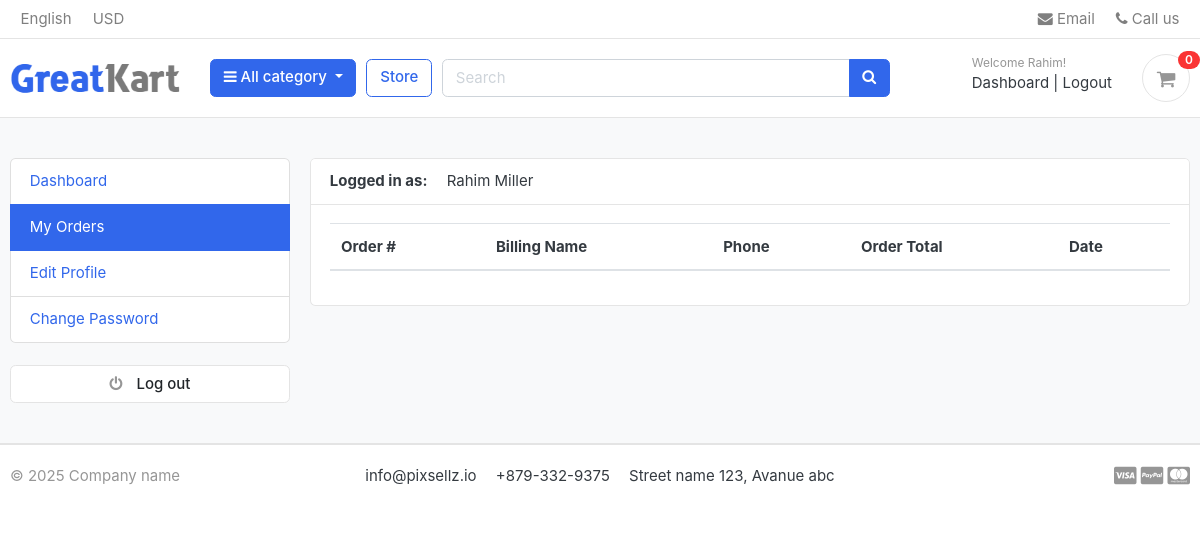
The app's page /accounts/my_orders/ (signed in), older data.
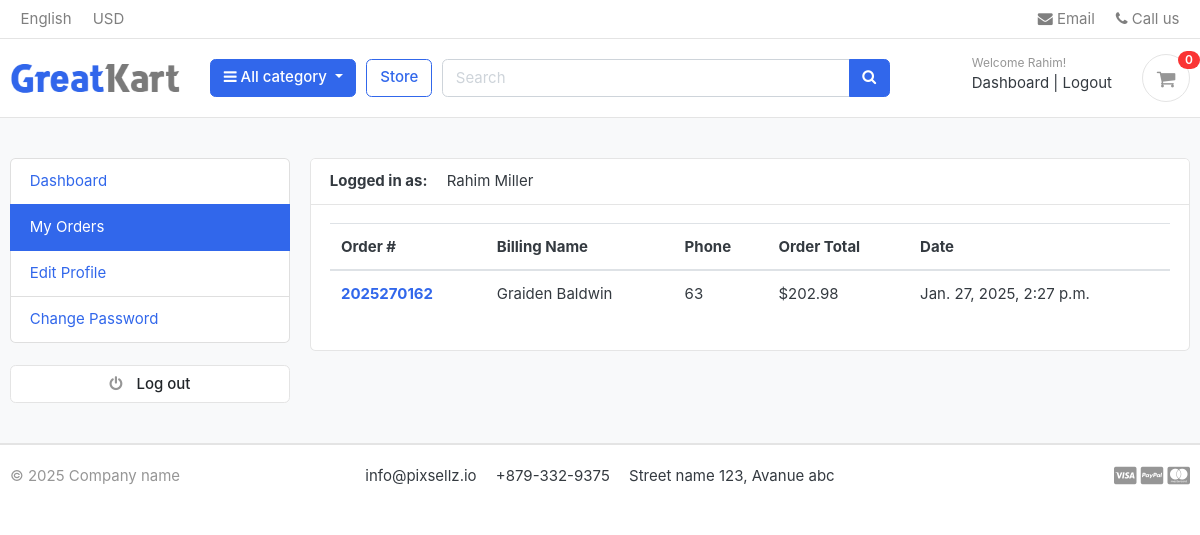
The same page, newer data.
### orders/models.py (models this page shows, shortened)
class Order(models.Model):
    STATUS = (
        ('New', 'New'),
        ('Accepted', 'Accepted'),
        ('Completed', 'Completed'),
        ('Cancelled', 'Cancelled'),
    )
    user = models.ForeignKey(Account, on_delete=models.SET_NULL, null=True)
    payment = models.ForeignKey(Payment, on_delete=models.SET_NULL, blank=True, null=True)
    order_number = models.CharField(max_length=50)
    first_name = models.CharField(max_length=50)
    last_name = models.CharField(max_length=50)
    phone = models.CharField(max_length=15)
    email = models.EmailField(max_length=50)
    address_line_1 = models.CharField(max_length=50)
    address_line_2 = models.CharField(max_length=50, blank=True)
    country = models.CharField(max_length=50)
    state = models.CharField(max_length=50)
    city = models.CharField(max_length=50)
    order_note = models.CharField(max_length=100, blank=True)
    order_total = models.FloatField()
    tax = models.FloatField()
    status = models.CharField(max_length=10, choices=STATUS, default='New')
    ip = models.CharField(blank=True, max_length=20)
    is_ordered = models.BooleanField(default=False)
    created_at = models.DateTimeField(default=datetime.now())
    updated_at = models.DateTimeField(default=datetime.now())
    def full_name(self):
        return f'{self.first_name} {self.last_name}'

### accounts/views.py (the view)
# urls.py: path('my_orders/', views.my_orders, name='my_orders'),
@login_required(login_url='login')
def my_orders(request):
    orders = Order.objects.filter(user=request.user, is_ordered=True).order_by('-created_at')
    context = {
        'orders': orders
    }
    return render(request, 'accounts/my_orders.html', context)

### accounts/models.py (called while the page is built)
    def full_name(self):
        return f'{self.first_name} {self.last_name}'

### carts/context_processors.py (called while the page is built)
def counter(request):
    cart_count = 0
    if 'admin' in request.path:
        return {}
    else:
        try:
            cart = Cart.objects.filter(cart_id=_cart_id(request))
            if request.user.is_authenticated:
                cart_items = CartItem.objects.all().filter(user=request.user)
            else:
                cart_items = CartItem.objects.all().filter(cart=cart[:1])
            for cart_item in cart_items:
                cart_count += cart_item.quantity
        except Cart.DoesNotExist:
            cart_count = 0
    return dict(cart_count=cart_count)

### carts/views.py (called while the page is built)
def _cart_id(request):
    cart = request.session.session_key
    if not cart:
        cart = request.session.create()
    return cart

### category/context_processors.py (called while the page is built)
def menu_links(request):
    links = Category.objects.all()
    return dict(links=links)

### category/models.py (called while the page is built)
    def get_url(self):
        return reverse('products_by_category', args=[self.slug])

### templates/accounts/my_orders.html (shortened to what this page needs)
{% extends 'base.html' %}
{% block content %}
<section class="section-conten padding-y bg">
    <div class="container">
        <div class="row">
        {% include 'includes/dashboard_sidebar.html' %}
        <main class="col-md-9">
            <article class="card">
            <header class="card-header">
                <strong class="d-inline-block mr-3">Logged in as: </strong>
                <span>{{ user.full_name }}</span>
            </header>
            <div class="card-body">
                <div class="row">
                    <div class="col-md-12">
                        <table class="table table-hover">
                            <thead>
                              <tr>
                                <th scope="col">Order #</th>
                                <th scope="col">Billing Name</th>
                                <th scope="col">Phone</th>
                                <th scope="col">Order Total</th>
                                <th scope="col">Date</th>
                              </tr>
                            </thead>
                            <tbody>
                              {% for order in orders %}
                              <tr>
                                <th scope="row"><a href="{% url 'order_detail' order.order_number %}">{{ order.order_number }}</a></th>
                                <td>{{ order.full_name }}</td>
                                <td>{{ order.phone }}</td>
                                <td>${{ order.order_total }}</td>
                                <td>{{ order.created_at }}</td>
                              </tr>
                              {% endfor %}
                            </tbody>
                          </table>
                    </div>
                </div>
            </div>
            </article>
        </main>
    </div>
    </div>
    </section>
{% endblock %}

Row changes from the older to the newer data that the page shows:
added Order: order_number "2025270162", full_name "Graiden Baldwin", phone "63", order_total "202.98", created_at "Jan. 27, 2025, 2:27 p.m."
